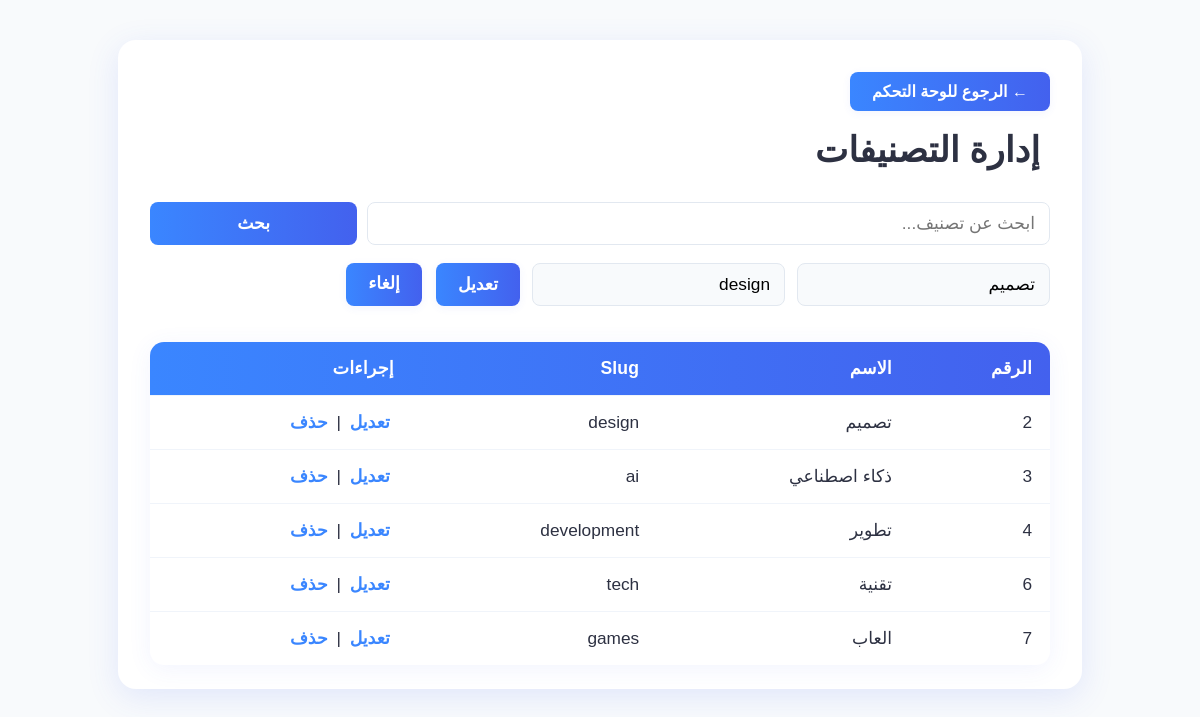
The app's page /admin/categories.php?edit=2 with its own data.
### tables this page shows
CREATE TABLE `categories` (
  `id` int NOT NULL,
  `name` varchar(100) NOT NULL,
  `slug` varchar(100) NOT NULL
);

### admin/categories.php (the view, shortened to what this page needs)
<?php
require_once '../db.php';
$search = isset($_GET['search']) ? trim($_GET['search']) : '';
if ($search !== '') {
    $stmt = $pdo->prepare('SELECT * FROM categories WHERE name LIKE ? OR slug LIKE ?');
    $stmt->execute(['%' . $search . '%', '%' . $search . '%']);
    $categories = $stmt->fetchAll(PDO::FETCH_ASSOC);
} else {
    $stmt = $pdo->query('SELECT * FROM categories');
    $categories = $stmt->fetchAll(PDO::FETCH_ASSOC);
}
$editCategory = null;
if (isset($_GET['edit'])) {
    $id = $_GET['edit'];
    $stmt = $pdo->prepare('SELECT * FROM categories WHERE id=?');
    $stmt->execute([$id]);
    $editCategory = $stmt->fetch(PDO::FETCH_ASSOC);
}
?>
<!DOCTYPE html>
<html lang="ar">
<head>
    <link rel="stylesheet" href="css/manage_articles.css">
</head>
<body>
    <div class="categories-container">
        <a href="dashboard.php" style="display:inline-block;margin-bottom:18px;background:linear-gradient(90deg,#3a86ff 0%,#4361ee 100%);color:#fff;padding:10px 22px;border-radius:8px;text-decoration:none;font-weight:bold;box-shadow:0 2px 8px rgba(67,97,238,0.07);transition:background 0.2s,box-shadow 0.2s;">&larr; الرجوع للوحة التحكم</a>
        <div class="categories-title"><i class="fa fa-tags"></i> إدارة التصنيفات</div>
        <form method="get" id="searchForm" style="margin-bottom:18px;display:flex;gap:10px;width:100%;margin-right:auto;margin-left:auto;">
            <input type="text" name="search" id="searchInput" value="<?= isset($_GET['search']) ? htmlspecialchars($_GET['search']) : '' ?>" placeholder="ابحث عن تصنيف..." style="flex:8 1 0%;padding:10px 14px;border-radius:8px;border:1px solid #e2e8f0;font-size:1.08rem;">
            <button type="submit" style="flex:2 1 0%;background:linear-gradient(90deg,#3a86ff 0%,#4361ee 100%);color:#fff;border:none;border-radius:8px;padding:10px 22px;font-size:1.08rem;font-weight:bold;cursor:pointer;">بحث</button>
        </form>
        <div style="display:flex;gap:18px;align-items:flex-start;flex-wrap:wrap;">
            <div style="flex:1;min-width:260px;">
                <form method="post" class="category-form">
                    <?php if ($editCategory): ?>
                        <input type="text" name="name" value="<?= $editCategory['name'] ?>" required placeholder="اسم التصنيف">
                        <input type="text" name="slug" value="<?= $editCategory['slug'] ?>" required placeholder="Slug">
                        <div style="display:flex;justify-content:space-between;gap:10px;">
                            <button type="submit" name="edit" style="flex:1;margin-right:0;">تعديل</button>
                            <a href="categories.php" style="flex:1;text-align:center;">إلغاء</a>
                        </div>
                    <?php endif; ?>
                </form>
            </div>
        </div>
        <table class="data-table">
            <thead>
                <tr>
                    <th>الرقم</th>
                    <th>الاسم</th>
                    <th>Slug</th>
                    <th>إجراءات</th>
                </tr>
            </thead>
            <tbody>
                <?php foreach ($categories as $cat): ?>
                    <tr>
                        <td><?= $cat['id'] ?></td>
                        <td><?= $cat['name'] ?></td>
                        <td><?= $cat['slug'] ?></td>
                        <td>
                            <a href="categories.php?edit=<?= $cat['id'] ?>">تعديل</a> |
                            <a href="categories.php?delete=<?= $cat['id'] ?>" onclick="return confirm('متأكد أنك عايز تحذف التصنيف؟');">حذف</a>
                        </td>
                    </tr>
                <?php endforeach; ?>
            </tbody>
        </table>
    </div>
</body>
</html>

### admin/css/manage_articles.css (style rules this page uses)
.data-table { width: 100%; border-collapse: separate; border-spacing: 0; background: #fff; border-radius: 14px; box-shadow: 0 4px 24px rgba(67,97,238,0.07); overflow: hidden; margin-top: 32px; font-size: 1.08rem; direction: rtl; }
.data-table thead tr { background: linear-gradient(90deg, #3a86ff 0%, #4361ee 100%); color: #fff; }
.data-table th, .data-table td { padding: 16px 18px; text-align: right; border-bottom: 1px solid #f0f4fa; }
.data-table th { font-weight: bold; font-size: 1.1rem; letter-spacing: 0.01em; }
.data-table tbody tr { transition: background 0.2s; }
.data-table td { color: #2d3142; }

### admin/categories.php (style rules this page uses)
body { direction: rtl; font-family: 'Cairo', Arial, sans-serif; background: #f8fafc; }
.categories-container { max-width: 900px; margin: 40px auto; background: #fff; border-radius: 18px; box-shadow: 0 8px 32px rgba(67,97,238,0.13); padding: 32px 32px 24px 32px; overflow: hidden; }
.categories-title { color: #2d3142; margin-bottom: 32px; font-size: 2.2rem; font-weight: bold; display: flex; align-items: center; gap: 10px; }
.category-form { display: flex; gap: 12px; margin-bottom: 24px; }
.category-form input[type="text"] { padding: 10px 14px; border: 1px solid #e2e8f0; border-radius: 8px; font-size: 1.08rem; background: #f8fafc; transition: border 0.2s; }
.category-form button, .category-form a { background: linear-gradient(90deg, #3a86ff 0%, #4361ee 100%); color: #fff; border: none; border-radius: 8px; padding: 10px 22px; font-size: 1.08rem; font-weight: bold; cursor: pointer; box-shadow: 0 2px 8px rgba(67,97,238,0.07); transition: background 0.2s, box-shadow 0.2s; text-decoration: none; margin-right: 4px; }
.data-table { width: 100%; border-collapse: separate; border-spacing: 0; background: #fff; border-radius: 14px; box-shadow: 0 4px 24px rgba(67,97,238,0.07); overflow: hidden; margin-top: 12px; font-size: 1.08rem; direction: rtl; }
.data-table thead tr { background: linear-gradient(90deg, #3a86ff 0%, #4361ee 100%); color: #fff; }
.data-table th, .data-table td { padding: 16px 18px; text-align: right; border-bottom: 1px solid #f0f4fa; }
.data-table tr:last-child td { border-bottom: none; }
.data-table a { color: #3a86ff; font-weight: bold; text-decoration: none; margin: 0 4px; }

### records on screen
categories: name "تصميم", slug "design", id "2"
categories: id "3", name "ذكاء اصطناعي", slug "ai"
categories: id "4", name "تطوير", slug "development"
categories: id "6", name "تقنية", slug "tech"
categories: id "7", name "العاب", slug "games"
